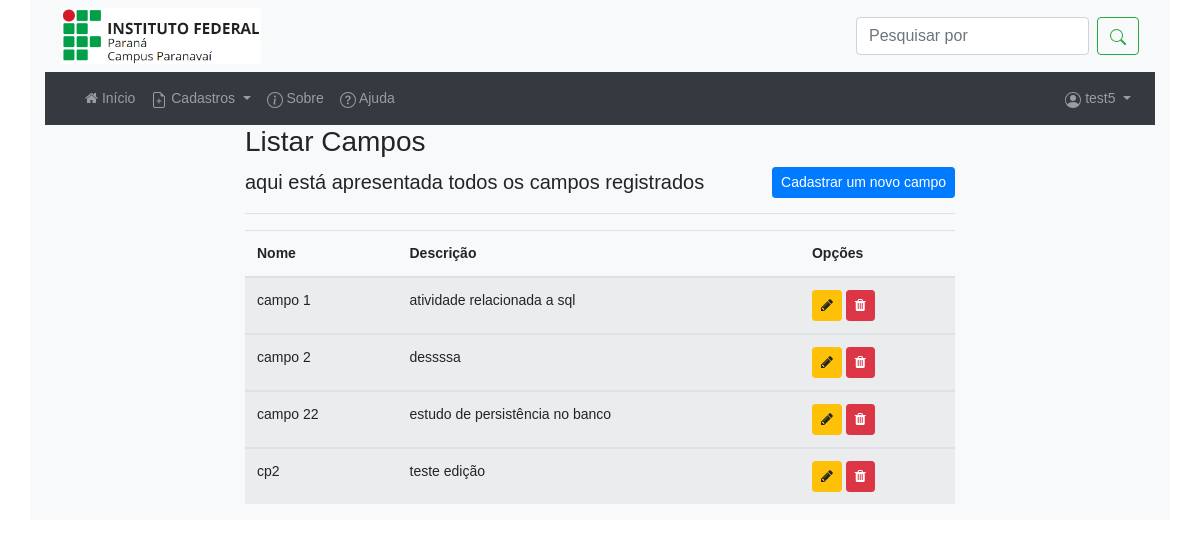
/listar/campos/ (signed in), run on the app's committed database.
### cadastros/models.py (models this page shows, shortened)
class Campo(models.Model):
    nome = models.CharField(max_length=50)
    descricao = models.CharField(max_length=150, verbose_name= "Descrição")

### cadastros/views.py (the view)
# urls.py: path('listar/campos/', CampoList.as_view(), name='listar-campo'),
class CampoList(LoginRequiredMixin, ListView):
    login_url = reverse_lazy("login")
    model = Campo
    template_name = 'cadastros/lista/campo.html'
    def get_context_data(self, *args, **kwargs):
        context = super().get_context_data(*args, **kwargs)
        context["titulo"] = "Listar Campos"
        return context

### cadastros/templates/cadastros/lista/campo.html (shortened to what this page needs)
{% extends 'paginas/modelo.html' %}
{% load static %}
{% block conteudo %}
<div class="container col-8">
    <h3>{{ titulo }}</h3>
    <a class="btn btn-primary btn-sm float-right" href="{% url 'cadastrar-campo' %}">Cadastrar um novo campo</a>
    <p class="lead">aqui está apresentada todos os campos registrados</p>
    <hr>
    <div class="table responsive">
        <table class="table table-striped" id="tabela-campo">
            <thead>
                <tr>
                    <th>Nome</th>
                    <th>Descrição</th>
                    <th>Opções</th>
                </tr>
            </thead>
            {% for campo in object_list %}
            <tbody>
                <tr>
                    <td>{{campo.nome}}</td>
                    <td>{{campo.descricao}}</td>
                    <td>
                        <a href="{% url 'editar-campo' campo.pk %}" class="btn btn-warning btn-sm" title="Editar">
                            <i class="fa fa-pencil" aria-hidden="true"></i>
                        </a>
                        <a href="{% url 'deletar-campo' campo.pk %}" class="btn btn-danger btn-sm" title="Excluir">
                            <i class="fa fa-trash" aria-hidden="true"></i>
                        </a>
                    </td>
                </tr>
                {% empty %}
                <td colspan="3">Nenhum campo registrado.</td>
                {% endfor %}
            </tbody>
        </table>
    </div>
</div>
{% endblock %}

### paginas/templates/paginas/modelo.html (shortened to what this page needs)
{% load static %}
<!DOCTYPE html>
<html lang="pt-br">
<head>
    <link rel="stylesheet" href="{% static 'css/bootstrap.min.css' %}">
    <link rel="stylesheet" href="{% static 'assets/css/demo.css' %}">
    <link rel="stylesheet" href="{% static 'assets/css/Footer-with-button-logo.css' %}">
    <link rel="stylesheet" href=" http://cdnjs.cloudflare.com/ajax/libs/font-awesome/4.6.3/css/font-awesome.min.css ">
    <link rel="stylesheet" type="text/css" href="https://cdn.datatables.net/v/bs4/dt-1.10.23/datatables.min.css" />
</head>
<body>
    <div class="bg-light container-sm">
        {% block top %}
        <nav class="navbar navbar-light bg-light">
            <img src="{% static 'img/ifpr-logo.png' %}" style="width: 200px;" class="img-fluid" alt="Responsive image">
            <form class="form-inline">
                <input class="form-control mr-sm-2" type="search" placeholder="Pesquisar por" aria-label="Search">
                <p class="mb-0">
                    <button type="submit" class="btn btn-outline-success my-2 my-sm-0">
                    </button>
                </p>
            </form>
        </nav>
        {% endblock %}
        {% block menu %}
        <nav class="navbar navbar-dark bg-dark navbar-expand-lg ">
            <div class="collapse navbar-collapse" id="navbarNavDropdown">
                <ul class="navbar-nav mr-auto ">
                    <li class="nav-item">
                        <a class="nav-link" href="{% url 'index' %}">
                            <i class="fa fa-home" aria-hidden="true"></i>
                            Início
                        </a>
                    </li>
                    {% if request.user.is_authenticated %}
                    <li class="nav-item dropdown">
                        <a class="nav-link dropdown-toggle" href="#" id="navbarDropdownMenuLink" role="button"
                            data-toggle="dropdown" aria-haspopup="true" aria-expanded="false">
                            Cadastros
                        </a>
                    </li>
                    {% endif %}
                    <li class="nav-item">
                        <a class="nav-link" href="{% url 'sobre' %}"> Sobre</a>
                    </li>
                    <li class="nav-item">
                        <a class="nav-link" href="#"> Ajuda</a>
                    </li>
                </ul>
                <ul class="navbar-nav ml-auto">
                    {% if request.user.is_authenticated %}
                    <li class="nav-item dropdown ">
                        <a class="nav-link dropdown-toggle" href="#" id="navbarDropdownMenuLink" role="button"
                            data-toggle="dropdown" aria-haspopup="true" aria-expanded="false">
                            <span id="username">{{ request.user }}</span>
                        </a>
                    </li>
                    {% endif %}
                </ul>
            </div>
        </nav>
        {% endblock %}
        {% block conteudo %}{% endblock %}
    </div>
</body>
</html>

### static/assets/css/demo.css (style rules this page uses)
html { background-color: #efefef; }
body { font:14px/1.5 Arial, Helvetica, sans-serif; margin:0; display: flex; height: 100vh; align-items: stretch; }

### static/assets/css/footer-with-button-logo.css (style rules this page uses)
html { height: 100%; }
body { display: flex; display: -webkit-flex; flex-direction: column; -webkit-flex-direction: column; height: 100%; }

### data on the page
Campo: nome "campo 1", descricao "atividade relacionada a sql"
Campo: nome "campo 2", descricao "dessssa"
Campo: nome "campo 22", descricao "estudo de persistência no banco"
Campo: nome "cp2", descricao "teste edição"

### other printed values
{{ request.user }} "test5"
{{ titulo }} "Listar Campos"
